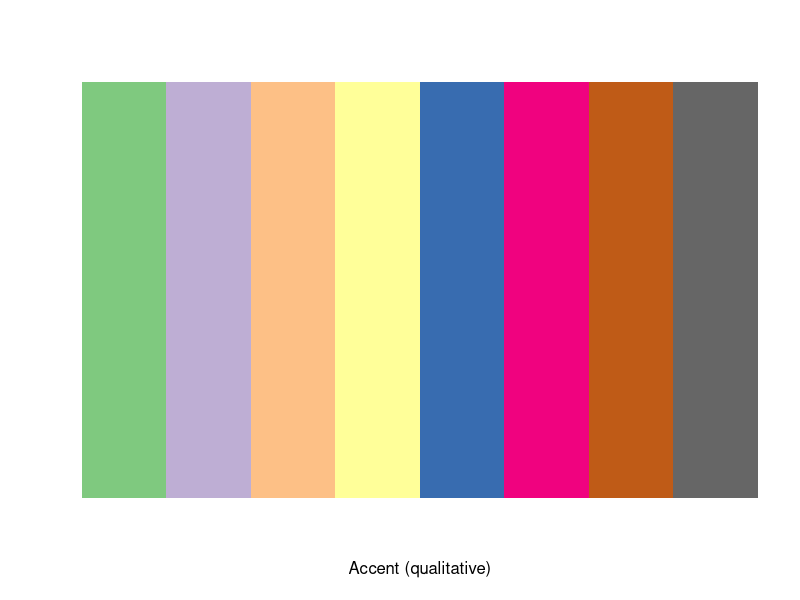
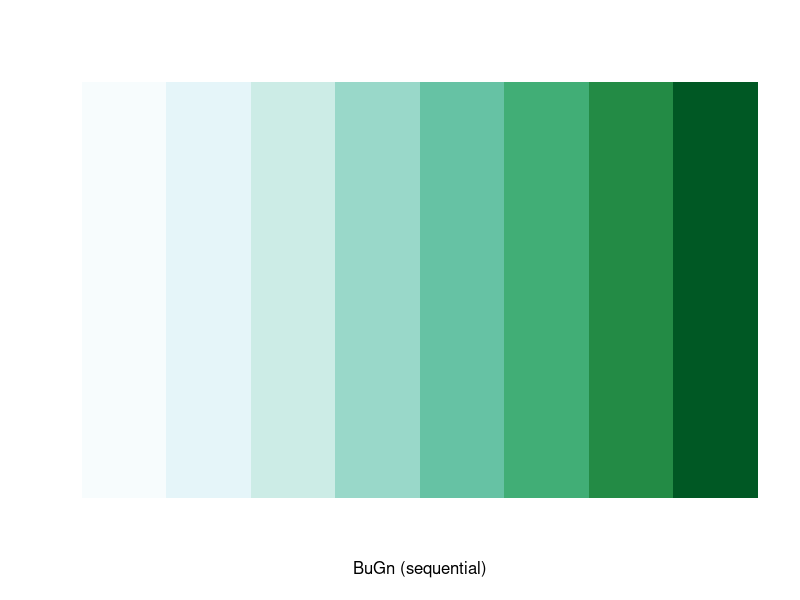
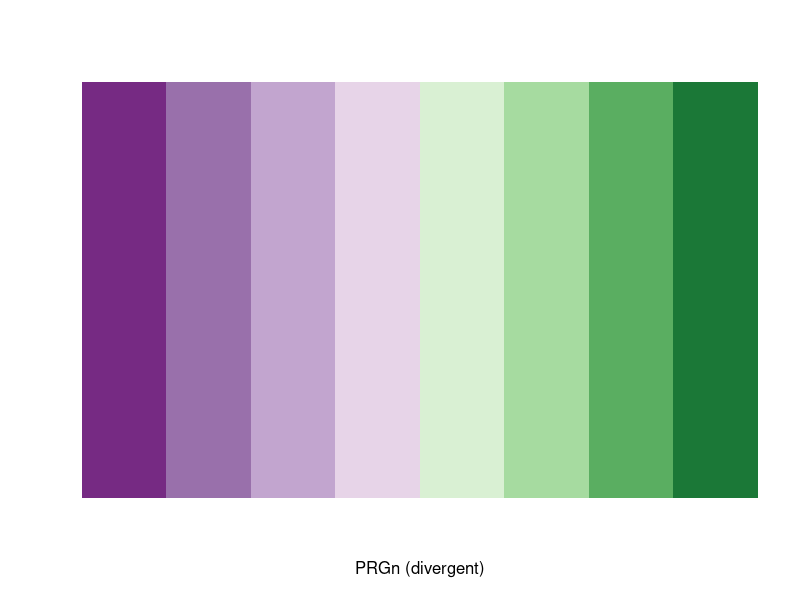
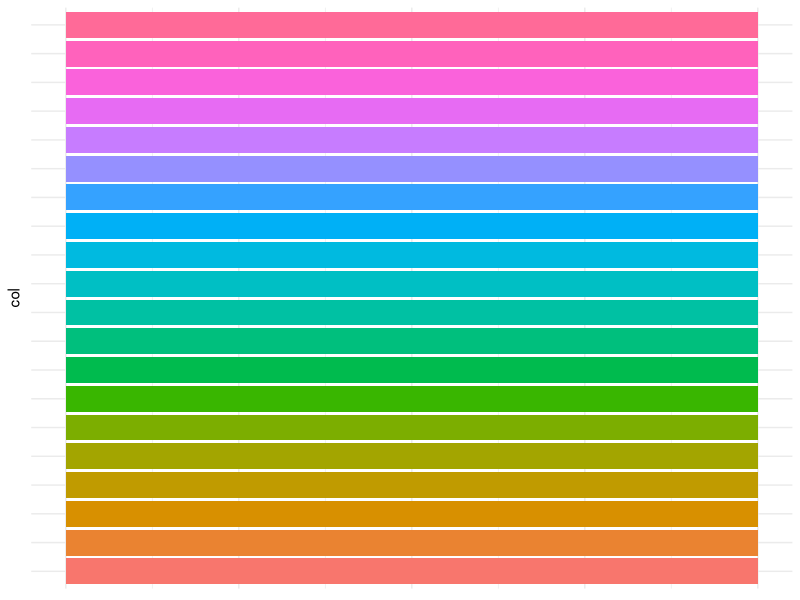
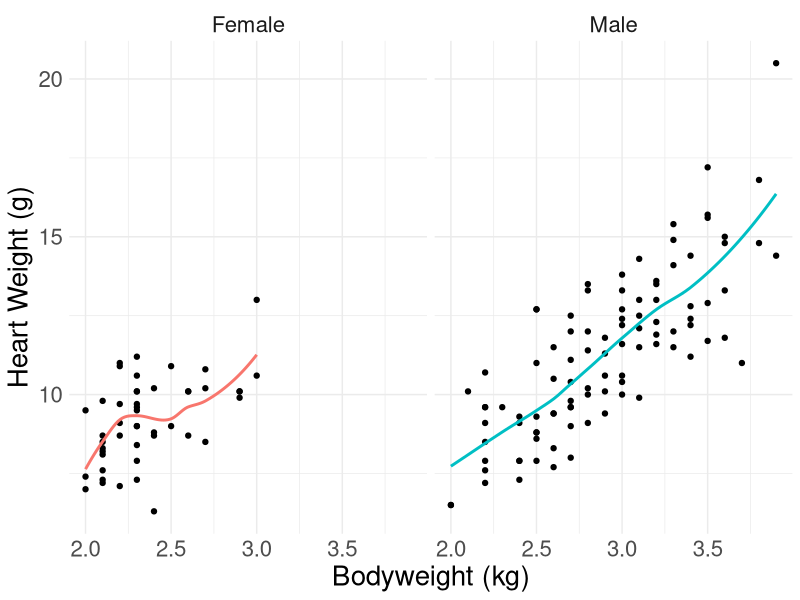
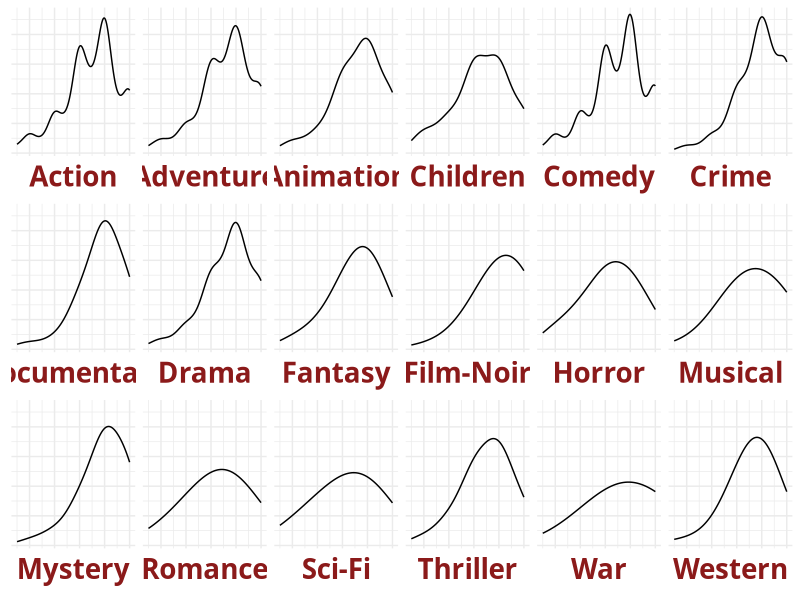
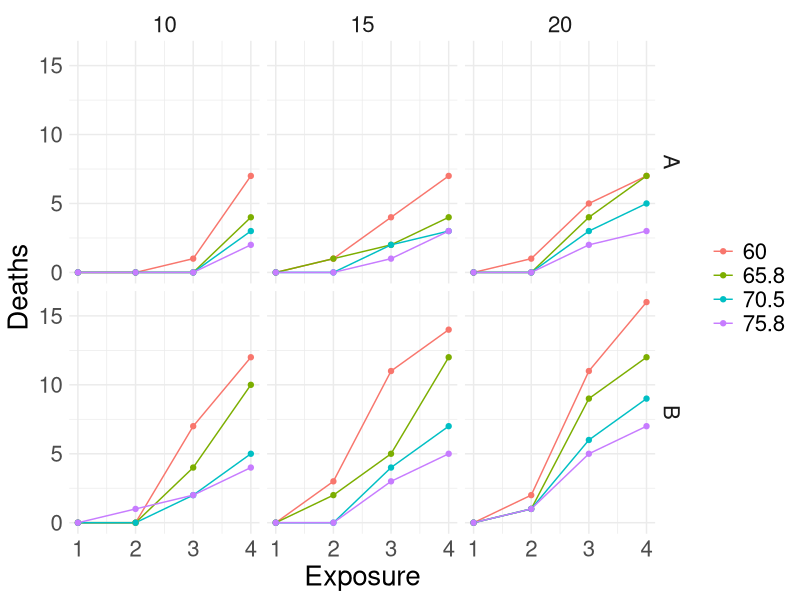

Reproduce these figures in R, in order.
## ---- chunk 1
library(tidyverse)
library(RColorBrewer)
library(dslabs)
library(MASS)
display.brewer.pal(8, name = "Accent")
## ---- chunk 2
display.brewer.pal(8, name = "BuGn")
## ---- chunk 3
display.brewer.pal(8, name = "PRGn")
## ---- chunk 4
N <- 20
data.frame(col = colors()[1:N]) %>% 
  ggplot(aes(x = col, fill = col)) + 
  geom_bar(position = "stack", show.legend = F) + 
  coord_flip() + 
  theme_minimal() + 
  theme(axis.text.x = element_blank(), axis.title.x = element_blank(), axis.text.y = element_blank())
## ---- chunk 5
sex <- c("Female", "Male")
names(sex) <- c("F", "M")
cats %>%     ### cats dataset from MASS
  ggplot(aes(Bwt, Hwt)) + 
  geom_point() + 
  geom_smooth(aes(col = Sex), show.legend = F, se = F) + 
  facet_grid(~Sex, labeller = labeller(Sex = sex)) + 
  labs(x = "Bodyweight (kg)", y = "Heart Weight (g)") +
  theme_minimal() + 
  theme(strip.background = element_blank(), text = element_text(size = 20))
## ---- chunk 6
movielens %>%      ### movielens dataset from dslabs
  mutate(genres = str_replace(genres, pattern = "\\|.*", "")) %>% 
  filter(genres != "(no genres listed)") %>% 
  ggplot(aes(rating)) + 
  stat_density(position = "identity", geom = "line", adjust = 3) + 
  facet_wrap(.~genres, strip.position = "bottom", nrow = 3) + theme_minimal() + 
  theme(axis.text.y = element_blank(), axis.title.y = element_blank(), axis.text.x = element_blank(),
        strip.text = element_text(family = "Ink Free", face = "bold", size = 20, colour = "firebrick4"), axis.title.x = element_blank())
## ---- chunk 7
snails %>% ## snails dataset from the MASS library
  ggplot(aes(Exposure, Deaths, col = factor(Rel.Hum))) + 
  facet_grid(Species ~ Temp) + 
  geom_line() + 
  geom_point() + 
  theme_minimal() + 
  theme(legend.title = element_blank(), text = element_text(size = 20))
